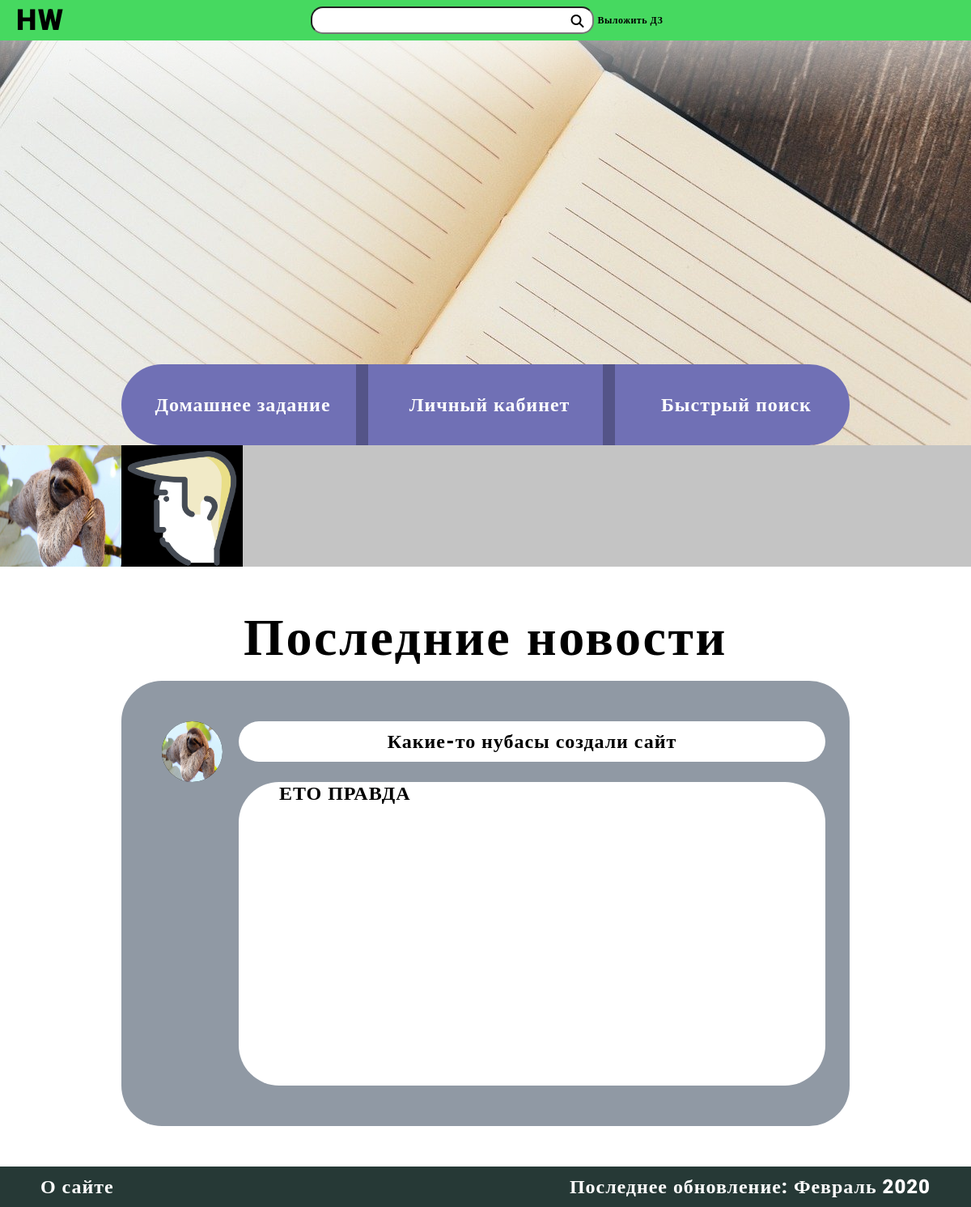
The page / (signed in) on the database as committed earlier.
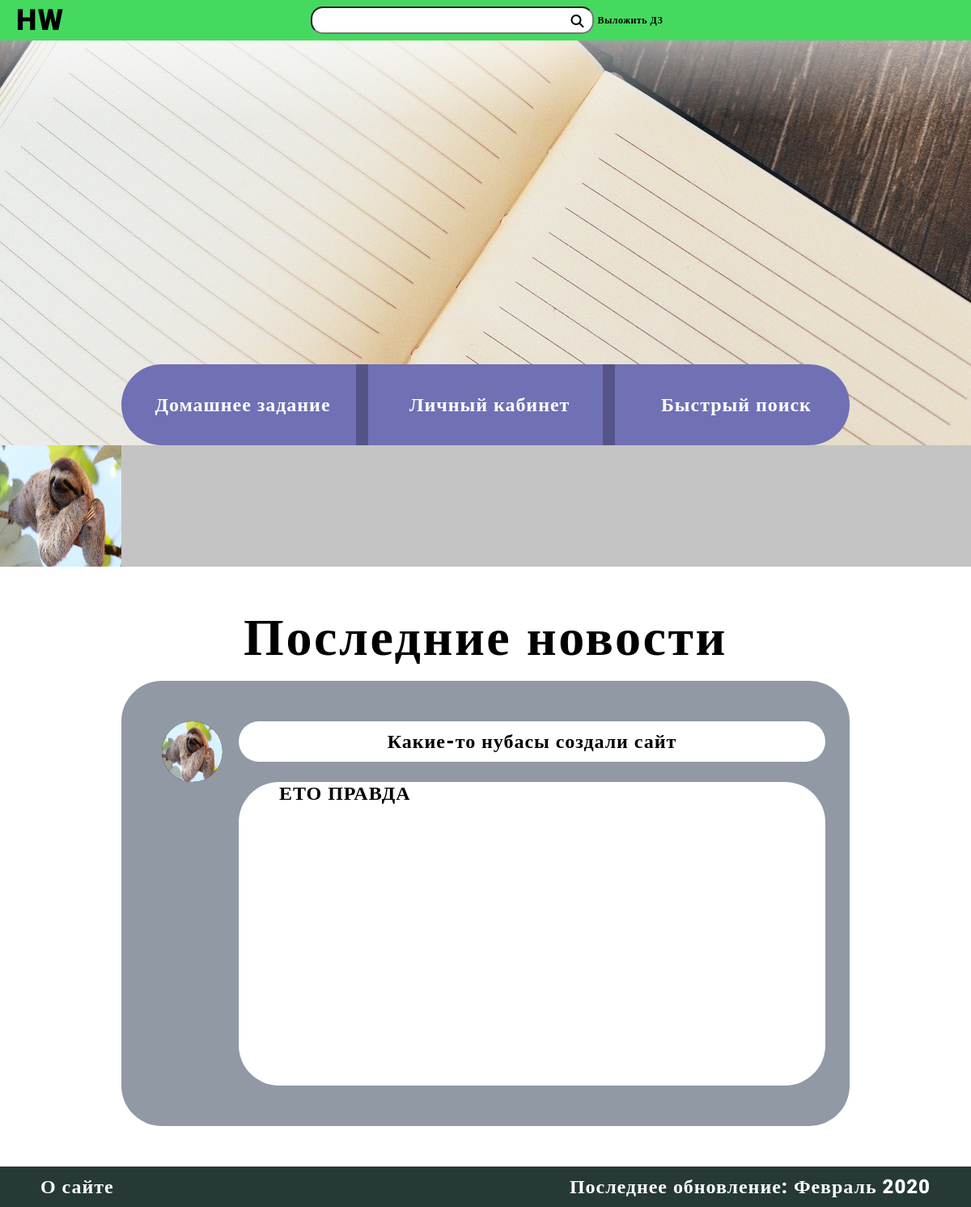
The same page on the database as committed later.
### users/models.py (models this page shows, shortened)
class User(AbstractBaseUser):
	username = models.CharField(max_length=20, unique=True, validators=[validate_input])
	admin = models.BooleanField(default=False)
	staff = models.BooleanField(default=False)
	USERNAME_FIELD = 'username'
	REQUIRED_FIELDS = []
	objects = UserManager()
	@property
	def last_publictation_date(self):
		return self.homeworks.all().date()[0].publication_date
	@property
	def has_homeworks(self):
		return self.homeworks.all().count() != 0

class UserProfile(models.Model):
	user = models.OneToOneField(User, related_name='profile', on_delete=models.CASCADE)
	name = models.CharField(max_length=15, blank=True, validators=[validate_input])
	surname = models.CharField(max_length=15, blank=True, validators=[validate_input])
	grade = models.IntegerField(choices=create_grades(), default=1)
	photo = models.ImageField(upload_to=upload_location, default='users/default.jpg')

### homeworks/models.py (models this page shows, shortened)
class New(models.Model):
	publisher = models.ForeignKey(User, related_name='news', on_delete=models.CASCADE)
	summary = models.CharField(max_length=40)
	description = models.CharField(max_length=400)
	publication_date = models.DateTimeField(auto_now_add=True)

### HWHUB/views.py (the view)
# urls.py: path('', views.MainPage.as_view(), name='main'),
@method_decorator(login_required, name='dispatch')
class MainPage(View):
	def get(self, request):
		last_users = User.objects.all().last()[:10]
		last_news = New.objects.all().order_by('-publication_date')
		if request.user.is_authenticated:
			profile = UserProfile.objects.filter(user=request.user)[0]
		else:
			profile = None
		context = {'user':request.user, 'profile':profile,
		'last_users':last_users, 'last_news':last_news, 'classes':list(range(1, 12))}
		return render(request, 'main.html', context)

### homeworks/models.py (called while the page is built)
	def date(self):
		return self.order_by('-publication_date')

	def get_queryset(self):
		return HomeworkQuerySet(self.model, using=self._db)

### users/models.py (called while the page is built)
	def last(self):
		U = [user for user in self if user.has_homeworks]
		return sorted(U, key=lambda x: x.last_publictation_date, reverse=True)

	def get_queryset(self):
		return UserQuerySet(self.model, using=self._db)

### templates/main.html (shortened to what this page needs)
{% extends 'navbar.html' %}
{% load static %}
{% block link %}
<link href="{% static 'styles/main.css' %}?version=32" rel="stylesheet">
{% endblock %}
{% block content %}
<div class="content">
	<div class="header">
		<div class="header_button_area" style="background: linear-gradient(180deg, rgba(255, 255, 255, 0.82) 0.01%, rgba(255, 255, 255, 0.54) 0.02%, rgba(255, 255, 255, 0) 19.79%), url({% static 'images/header.jpg' %});">
			<div class="header_button_area_button">
				<div class="header_button_area_button_HW">
						<div class="header_button_area_button_HW_Link">
							<p class="usual" style="margin-top: 36px">Домашнее задание</p>
						</div>
				</div>
				<div class="Stick"></div>
				<div class="header_button_area_button_LK">
					<a href="id{{request.user.id}}">
						<div class="header_button_area_button_LK_Link">
							<p class="usual" style="margin-top: 36px">Личный кабинет</p>
						</div>
					</a>
				</div>
				<div class="Stick"></div>
				<div class="header_button_area_button_FS">
						<div class="header_button_area_button_FS_Link">
							<p class="usual" style="margin-top: 36px">Быстрый поиск</p>
						</div>
				</div>
			</div>
		</div>
		<div class="HW_LastUsers" style="background: #C4C4C4">
			{% for user in last_users %}
			<div class="HW_LastUsers_Item">
			<a href="{% url 'profile' user.id %}">
			<img src="{{ user.profile.photo.url }}" width="150px" height="150px" style="background: black">
			</a>
			</div>
			{% endfor %}
		</div>
	</div>
	<div class="main_content">
		<p class="usual" style="margin-top: 50px; font-size: 64px; line-height: 75px; color: black!important" align="center">Последние новости</p>
		<div class="news_block">
			{% for new in last_news %}
			<div class="news_block_grid">
				<div class="news_block_avatar">
					<img src="{{new.publisher.profile.photo.url}}" width="75px" height="75px">
				</div>
				<div class="news_block_name">
					<div class="news_block_name_content usual" style="color: black!important;">
						{{new.summary}}
					</div>
				</div>
				<div class="news_block_content">
					<div class="news_block_content_content usual" style="color: black!important;">
						{{new.description}}
					</div>
				</div>
			</div>
			{% endfor %}
		</div>
	</div>
	<div class="footer">
		<a class="usual" href="#" style="left: 50px; position: absolute; margin-top: 11px">О сайте</a>
		<div class="last_update">
		<p class="usual" style="margin-bottom: 0px">Последнее обновление: Февраль 2020</p>
		</div>
	</div>
</div>
{% endblock %}

### templates/navbar.html (shortened to what this page needs)
<!DOCTYPE html>
<html lang="en">
<head>
	{% load static %}
	<link rel="stylesheet" href="https://stackpath.bootstrapcdn.com/bootstrap/4.3.1/css/bootstrap.min.css">
	<link href="{% static 'styles/style_nav.css' %}?version=15" rel="stylesheet">
	<link rel="stylesheet" type="text/css" href="{% static 'styles/style_upload.css' %}?version=2">
	{% block link %} {% endblock %}
</head>
<body>
	<div class="navbarr">
		<div class="navbar_grid">
			<div class="navbar_grid_logo">
				<a class="navbar_grid_logo_logo usual" href="/">HW</a>
			</div>
			<div class="navbar_grid_HW" style="">
				<button type="submit" id="navbar_submit"><i class="fas fa-search"></i></button>
				<input type="text" class="navbar_FastSearch usual" id="navbar_search" style="padding-right: 30px; padding-left: 15px;">
				<a href="#upload_frame" class="navbar_Upload usual" style="color: black!important; font-size: 12px; line-height: 14px;">Выложить ДЗ</a>
			</div>
			<div class="navbar_grid_Profile">
			</div>
		</div>
	</div>
	{% block content %}
	{% endblock %}
</body>
</html>

### homeworks/templates/upload.html (shortened to what this page needs)
{% load static %}

### static/styles/style_nav.css (style rules this page uses)
.navbarr { height: 50px; position: sticky; top: 0px; z-index: 100000; background: #46D960; padding: 0px!important; }
.navbar_grid { height: 50px; width: 100%; display: grid; grid-template-columns: 1fr calc(350px + 83px + 50px) 1fr; position: absolute; }
.navbar_FastSearch { border-radius: 15px; color: black!important; margin-left: 25px; width: 350px; height: 34px; margin-top: 8px; }
.navbar_Upload { margin-top: 18px; position: absolute; margin-left: 5px; }
.navbar_grid_logo_logo { position: absolute; font-size: 36px!important; line-height: 42px!important; margin-top: 4px; margin-left: 20px; color: black!important; }
.usual { font-family: Roboto; font-style: normal; font-weight: 900; font-size: 24px; line-height: 28px; text-align: center; letter-spacing: 0.04em; color: #FFFFFF; }
#navbar_submit { border: 0; background: none; position: absolute; width: 20px; height: 20px; margin: 0px; padding: 0px; margin-top: 14px; margin-left: 345px; }

### static/styles/main.css (style rules this page uses)
.content { display: grid; width: 100%; height: 100%; grid-template-columns: 150px calc(100% - (150px * 2)) 150px; grid-template-rows: 650px calc(100% - 700px) 50px; grid-template-areas: "header header header" "left content right" "footer footer footer"; }
.header { grid-area: header; height: 650px; }
.header_button_area { height: 500px; }
.main_content { grid-area: content; }
.footer { grid-area: footer; background: #263936; }
.HW_LastUsers { display: grid; grid-template-rows: 150px; grid-template-columns: repeat(100,150px); overflow-x: hidden; max-height: 150px; overflow-y: hidden; }
.news_block { background: #9099A4; width: 100%; height: 550px; border-radius: 50px; margin-bottom: 50px; }
.news_block_grid { width: calc(100% - 100px); height: calc(100% - 50px); padding-top: 50px; margin-left: 50px; display: grid; grid-template-areas: "profile name" "empty content"; grid-template-columns: 75px calc(100% - 75px); grid-template-rows: 75px calc(100% - 75px); grid-column-gap: 20px; }
.news_block_avatar img { border-radius: 75px; background: black; height: 75px; width: 75px; grid-area: profile; }
.news_block_name { width: 100%; height: 50px; border-radius: 50px; background: white; grid-area: name; }
.news_block_content { width: 100%; height: 100%; border-radius: 50px; background: white; grid-area: content; }
.header_button_area_button { position: absolute; margin-left: 150px; margin-top: 400px; display: grid; border-radius: 50px; width: calc(100% - 300px); height: 100px; grid-template-columns: calc((100% - 30px) / 3) 15px calc((100% - 30px) / 3) 15px calc((100% - 30px) / 3); }
.header_button_area_button_HW { background: #7070B5; border-radius: 50px 0px 0px 50px; align-items: center; text-align: center; }
.header_button_area_button_LK { background: #7070B5; align-items: center; text-align: center; }
.header_button_area_button_FS { background: #7070B5; border-radius: 0px 50px 50px 0px; align-items: center; text-align: center; }
.Stick { background: #545488; }
.usual { font-family: Roboto; font-style: normal; font-weight: 900; font-size: 24px; line-height: 28px; text-align: center; letter-spacing: 0.04em; color: #FFFFFF; }
.header_button_area_button_HW_Link { align-items: center; text-align: center; height: 100%; width: calc(100%/3); position: absolute; }
.header_button_area_button_LK_Link { align-items: center; text-align: center; height: 100%; width: calc(100%/3); position: absolute; }
.header_button_area_button_FS_Link { align-items: center; text-align: center; height: 100%; width: calc(100%/3); position: absolute; }
.last_update { right: 50px; position: absolute; height: 28px; margin-top: 11px; }
.news_block_name_content { margin-top: 11px; width: calc(100% - 100px); margin-left: 50px; }
.news_block_content_content { margin-left: 50px; text-align: left!important; width: calc(100% - 100px); }

Rows that differ between the two databases and show on the page:
no longer on this page (row edited): User: profile.photo (picture)
